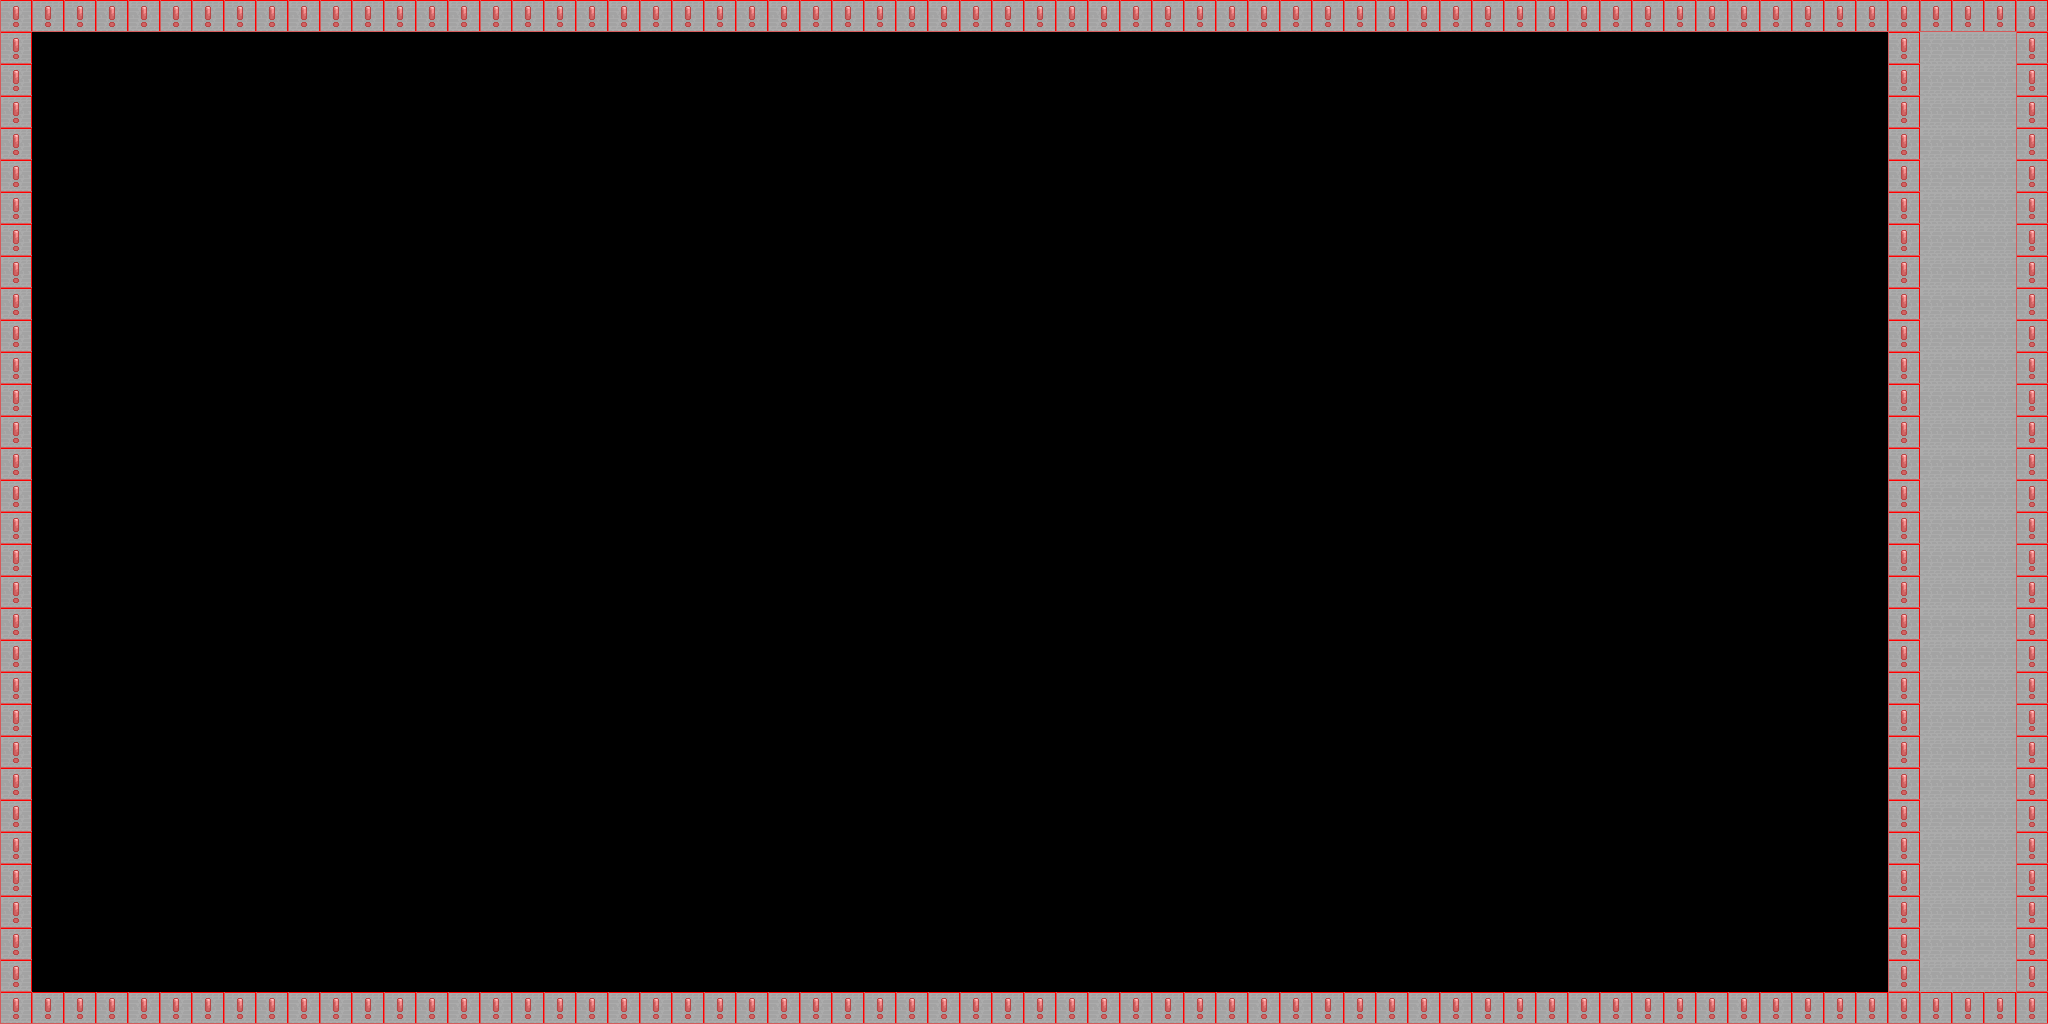

A level layout from a 2D game, rendered from its tile map. Below: a short description, then the map file with tile-grid data replaced by summaries:
An orthogonal 64x32 tile map with 32x32 px tiles, 4 tile layers (sand, box, walls, collisions) and 1 object.

<map version="1.10" tiledversion="1.11.2" orientation="orthogonal" renderorder="right-down" width="64" height="32" tilewidth="32" tileheight="32" infinite="0" nextlayerid="7" nextobjectid="2">
 <tileset firstgid="1" source="basic_joe_tiles.tsx" />
 <layer id="1" name="sand" width="64" height="32">
  <data>[2048 cells, 2048 non-empty, 1 distinct tile ids]</data>
 </layer>
 <layer id="3" name="box" width="64" height="32">
  <data>[2048 cells, 1 non-empty, 1 distinct tile ids]</data>
 </layer>
 <objectgroup id="5" name="grass">
  <object id="1" gid="54" x="1969.53" y="178.58" width="32" height="32" />
 </objectgroup>
 <layer id="2" name="walls" width="64" height="32">
  <data>[2048 cells, 308 non-empty, 1 distinct tile ids]</data>
 </layer>
 <layer id="6" name="collisions" width="64" height="32">
  <data>[2048 cells, 218 non-empty, 1 distinct tile ids]</data>
 </layer>
</map>
